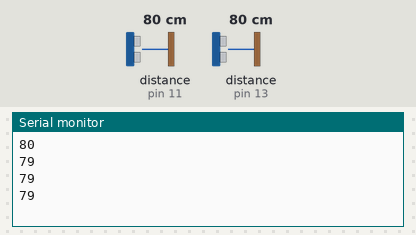
The sketch below on a simulated Arduino Uno, built with avr-gcc and run on an emulated ATmega328P. Parts: the last lines printed to the serial monitor. Wiring (inferred from the names in the program): 2 × ultrasonic range finder: trigger pin 10, echo pin 11 / trigger pin 12, echo pin 13. Inputs (shaded band) come from the test bench; at power-on: distance to the obstacle (sensors on pin 11, pin 13) 80 cm. The echo pulse lasts 58.3 µs per cm.

Above: at 1.8 s.
1.9 s: distance to the obstacle (sensor on pin 11) set to 2 cm
At 2.4 s:
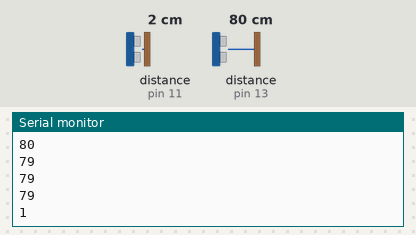
3.4 s: distance to the obstacle (sensor on pin 13) set to 4 cm
At 3.9 s:
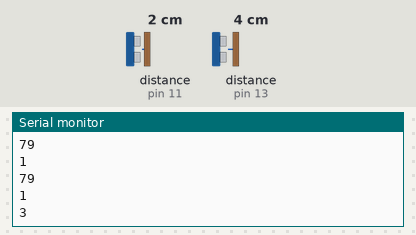
4.9 s: distance to the obstacle (sensor on pin 11) set to 9 cm
At 5.4 s:
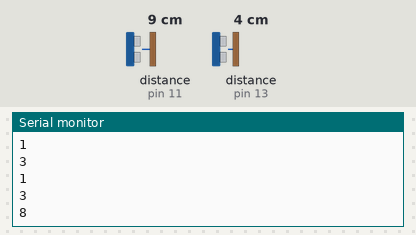
6.4 s: distance to the obstacle (sensor on pin 13) set to 18 cm
At 6.9 s:
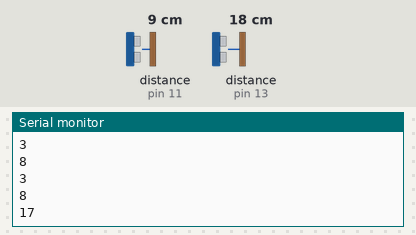
Timing chart, 0 to 8.9 s (numbered marks = the images above; inputs shaded):
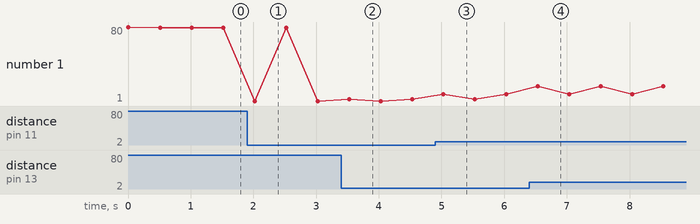

Measured:
- after the input at 1.9 s, the serial monitor: prints a new line after 0.12 s (image 1)
- after the input at 3.4 s, the serial monitor: prints a new line after 0.13 s (image 2)
- after the input at 4.9 s, the serial monitor: prints a new line after 0.13 s (image 3)
- after the input at 6.4 s, the serial monitor: prints a new line after 0.14 s (image 4)
- plotted number 1: 79 → 1 after the input at 1.9 s, 1 → 3 after the input at 3.4 s, 3 → 8 after the input at 4.9 s, 8 → 17 after the input at 6.4 s

The sketch:

Distance_sensor.ino
```cpp
#define echoPin1 11
#define trigPin1 10
#define echoPin2 13
#define trigPin2 12

long duration;
long distance;

void setup() {
  Serial.begin(9600);
  pinMode (echoPin1, INPUT);
  pinMode (trigPin1, OUTPUT);
  pinMode (echoPin2, INPUT);
  pinMode (trigPin2, OUTPUT);
}

void loop() {
 digitalWrite(trigPin1, LOW);
 delayMicroseconds(2);
 digitalWrite(trigPin1, HIGH);
 delayMicroseconds(10);
 digitalWrite(trigPin1,LOW);
 duration = pulseIn (echoPin1, HIGH);
 distance = duration/58.2; //Distanța în [cm]
 Serial.println (distance);
 delay(500); //Întârziere în [ms]

 digitalWrite(trigPin2, LOW);
 delayMicroseconds(2);
 digitalWrite(trigPin2, HIGH);
 delayMicroseconds(10);
 digitalWrite(trigPin2,LOW);
 duration = pulseIn (echoPin2, HIGH);
 distance = duration/58.2; //Distanța în [cm]
 Serial.println (distance);
 delay(500); //Întârziere în [ms]
}
```
